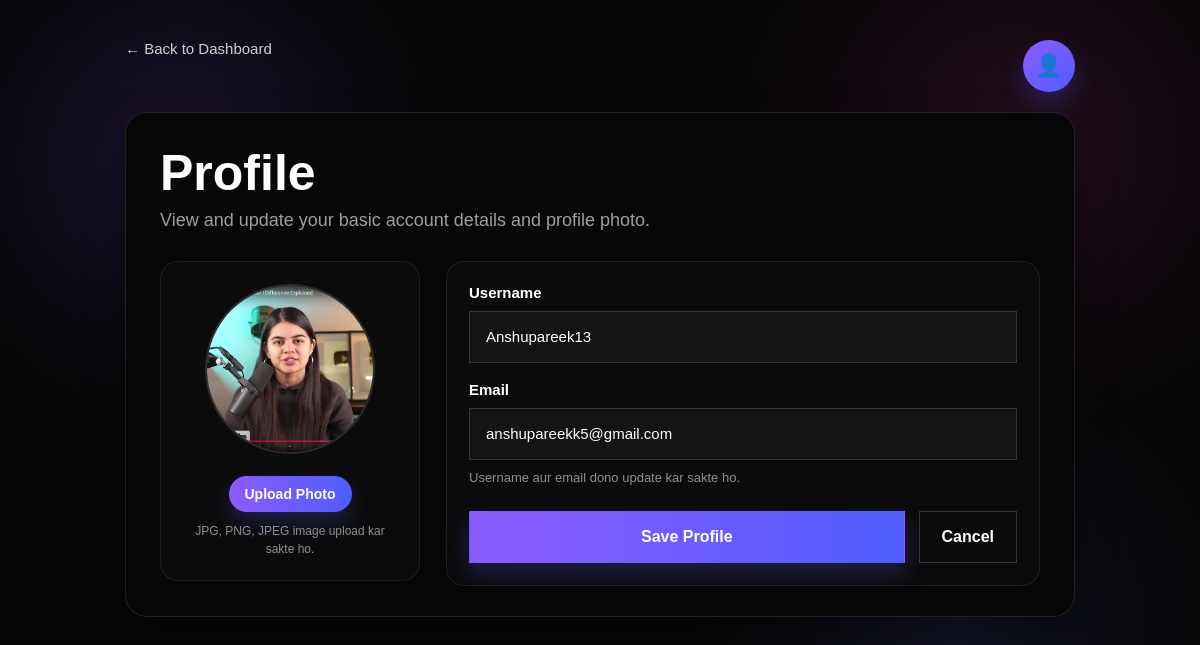
The app's page /edit_profile (signed in) with its own data.
### tables this page shows
CREATE TABLE users (
        id INTEGER PRIMARY KEY AUTOINCREMENT,
        username TEXT UNIQUE,
        password TEXT,
        full_name TEXT,
        role TEXT,
        about TEXT,
        skills TEXT,
        email TEXT,
        linkedin TEXT,
        github_username TEXT
    , profile_photo TEXT);

### app.py (the view, shortened to what this page needs)
@app.route("/edit_profile", methods=["GET", "POST"])
def edit_profile():
    if "user" not in session:
        return redirect("/")
    conn = get_db_connection()
    cursor = conn.cursor()
    cursor.execute(
        "SELECT username, email, profile_photo FROM users WHERE username=?",
        (session["user"],)
    )
    user = cursor.fetchone()
    conn.close()
    return render_template("edit_profile.html", user=user)

### app.py (called while the page is built)
def get_db_connection():
    conn = sqlite3.connect(DB_PATH)
    return conn

### templates/edit_profile.html (shortened to what this page needs)
<!DOCTYPE html>
<html lang="en">
<head>
</head>
<body>
    <div class="page-wrapper">
        <div class="top-bar">
            <a href="/dashboard" class="back-link">← Back to Dashboard</a>
            <div class="page-badge">👤</div>
        </div>
        <div class="profile-card">
            <h1>Profile</h1>
            <p class="subtitle">View and update your basic account details and profile photo.</p>
            <form method="POST" enctype="multipart/form-data" onsubmit="return confirmUpdate()">
                <div class="profile-layout">
                    <div class="photo-card">
                        <div class="photo-preview">
                            {% if user and user[2] %}
                                <img id="photoPreview" src="/{{ user[2] }}" alt="Profile Photo">
                            {% else %}
                                <div id="defaultAvatar" class="default-avatar">👤</div>
                                <img id="photoPreview" src="" alt="Profile Photo" style="display:none;">
                            {% endif %}
                        </div>
                        <label for="profile_photo" class="upload-label">Upload Photo</label>
                        <div class="file-note">JPG, PNG, JPEG image upload kar sakte ho.</div>
                    </div>
                    <div class="form-card">
                        <div class="form-group">
                            <label for="username">Username</label>
                            <input
                                type="text"
                                id="username"
                                name="username"
                                placeholder="Enter username"
                                value="{{ user[0] if user and user[0] else '' }}"
                                required
                            >
                        </div>
                        <div class="form-group">
                            <label for="email">Email</label>
                            <input
                                type="email"
                                id="email"
                                name="email"
                                placeholder="Enter email"
                                value="{{ user[1] if user and user[1] else '' }}"
                                required
                            >
                            <div class="helper-text">Username aur email dono update kar sakte ho.</div>
                        </div>
                        <div class="action-row">
                            <button class="primary-btn" type="submit">Save Profile</button>
                            <a class="secondary-btn" href="/dashboard">Cancel</a>
                        </div>
                    </div>
                </div>
            </form>
        </div>
    </div>
</body>
</html>

### templates/edit_profile.html (style rules this page uses)
* { margin: 0; padding: 0; box-sizing: border-box; font-family: Arial, sans-serif; }
body { min-height: 100vh; background: #050505; color: #f5f5f5; padding: 40px 20px; position: relative; overflow-x: hidden; }
body::before, body::after { content: ""; position: absolute; inset: 0; background: radial-gradient(circle at 15% 20%, rgba(140, 91, 255, 0.08), transparent 22%), radial-gradient(circle at 85% 18%, rgba(255, 79, 201, 0.06), transparent 24%), radial-gradient(circle at 80% 78%, rgba(111, 125, 255, 0.06), transparent 24%); z-index: 0; pointer-events: none; }
.page-wrapper { max-width: 950px; margin: 0 auto; position: relative; z-index: 1; }
.top-bar { display: flex; justify-content: space-between; align-items: flex-start; gap: 16px; margin-bottom: 20px; }
.back-link { display: inline-flex; align-items: center; gap: 10px; color: #cfcfcf; text-decoration: none; font-size: 15px; transition: 0.25s ease; }
.page-badge { width: 52px; height: 52px; border-radius: 50%; background: linear-gradient(135deg, #8c5bff, #4f5dff); color: white; display: flex; align-items: center; justify-content: center; font-size: 22px; font-weight: 800; box-shadow: 0 12px 24px rgba(92, 93, 255, 0.25); flex-shrink: 0; }
.profile-card { background: #070707; border: 1px solid rgba(255,255,255,0.10); border-radius: 22px; padding: 34px 34px 30px; box-shadow: 0 16px 40px rgba(0,0,0,0.35); }
.profile-card h1 { font-size: 50px; line-height: 1.05; font-weight: 800; color: #ffffff; margin-bottom: 10px; }
.subtitle { font-size: 18px; color: #9d9d9d; margin-bottom: 30px; }
.profile-layout { display: grid; grid-template-columns: 260px 1fr; gap: 26px; align-items: start; }
.photo-card { background: #0b0b0b; border: 1px solid rgba(255,255,255,0.08); border-radius: 18px; padding: 22px; text-align: center; }
.photo-preview { width: 170px; height: 170px; border-radius: 50%; margin: 0 auto 16px; overflow: hidden; border: 2px solid rgba(255,255,255,0.10); background: #141414; display: flex; align-items: center; justify-content: center; }
.photo-preview img { width: 100%; height: 100%; object-fit: cover; display: block; }
.upload-label { display: inline-block; margin-top: 6px; padding: 10px 16px; border-radius: 999px; background: linear-gradient(90deg, #8c5bff, #4f5dff); color: white; font-size: 14px; font-weight: 700; cursor: pointer; box-shadow: 0 10px 22px rgba(92, 93, 255, 0.25); }
.file-note { margin-top: 10px; color: #8f8f8f; font-size: 12px; line-height: 1.5; }
.form-card { background: #0b0b0b; border: 1px solid rgba(255,255,255,0.08); border-radius: 18px; padding: 22px; }
.form-group { display: flex; flex-direction: column; margin-bottom: 18px; }
.form-group label { display: block; font-size: 15px; font-weight: 700; color: #ffffff; margin-bottom: 10px; }
.form-group input { width: 100%; height: 52px; background: #141414; border: 1px solid #353535; color: #ffffff; padding: 0 16px; font-size: 15px; outline: none; transition: 0.25s ease; }
.helper-text { margin-top: 8px; color: #8f8f8f; font-size: 13px; line-height: 1.5; }
.action-row { display: flex; gap: 14px; margin-top: 24px; flex-wrap: wrap; }
.primary-btn, .secondary-btn { height: 52px; border: 1px solid transparent; font-size: 16px; font-weight: 700; cursor: pointer; transition: 0.25s ease; text-decoration: none; display: inline-flex; align-items: center; justify-content: center; padding: 0 22px; }
.primary-btn { flex: 1; background: linear-gradient(90deg, #8c5bff, #4f5dff); color: white; box-shadow: 0 10px 22px rgba(92, 93, 255, 0.25); }
.secondary-btn { background: transparent; color: white; border-color: #353535; }

### records on screen
users: profile_photo (picture), username "Anshupareek13", email "anshupareekk5@gmail.com"
